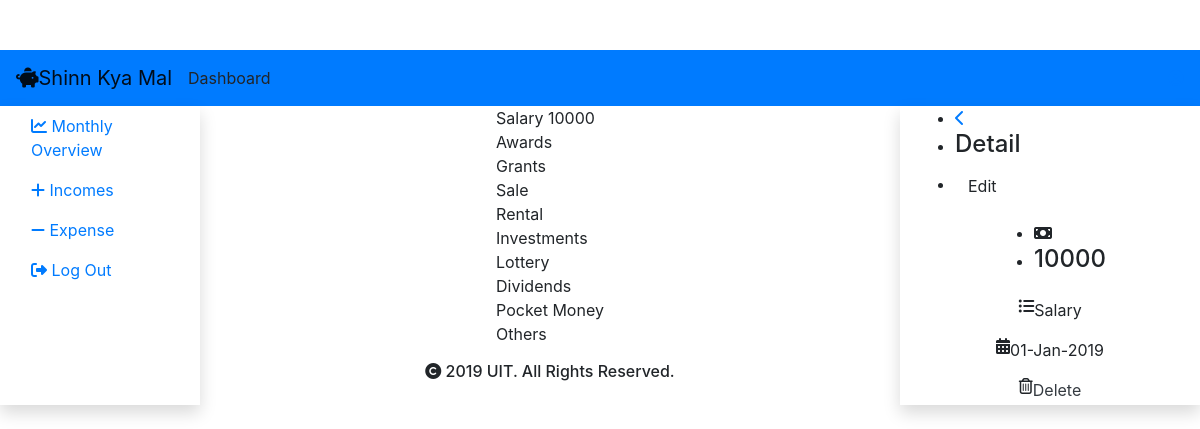
Page /main/incomeEdit.php?id=4&month=01 (signed in) on the committed database.
### tables this page shows
CREATE TABLE `incomebycat` (
  `income_cat_fk_id` int(11) NOT NULL,
  `income_user_cat_id` int(11) NOT NULL,
  `income_cat_amount` int(11) NOT NULL,
  `income_cat_date` date NOT NULL
);

CREATE TABLE `income` (
  `income_id` int(10) NOT NULL,
  `income_categories` varchar(255) NOT NULL,
  `income_user_fk_id` int(11) DEFAULT NULL,
  `income_dateTime` date NOT NULL,
  `income_amount` int(11) NOT NULL
);

### main/incomeEdit.php (the view, shortened to what this page needs)
<?php
    if(isset($_SESSION['user']))
    {
        $user_id = $_SESSION['id'];
        $id = $_GET['id'];
        include("D:/xampp/htdocs/Shinn-Kya-Mal---Final-master/main/cons/config.php");
        $sql = "SELECT * FROM income WHERE income_id='$id' ";
        $result = mysqli_query($conn, $sql);
        $row = mysqli_fetch_assoc($result);
        $date = $row['income_dateTime'];
        $dateMonth = date('m',strtotime($date));
    }
    else if(!isset($_SESSION['user']))
    {
        header("location: signinPage.php?");
        exit();
    }
?>
<!DOCTYPE html>
<html lang="en">
<head>
    <link rel="stylesheet" href="https://maxcdn.bootstrapcdn.com/bootstrap/4.3.1/css/bootstrap.min.css">
    <link rel="stylesheet" href="style.php?month=<?php echo($dateMonth) ?>" type="text/css">
</head>
<body>
        <div class="preloader" id="Loader">
            </div>
    <header id="main">
        <nav class="navbar navbar-light bg-primary">
            <a class="navbar-brand" href="#"><i class="fas fa-piggy-bank"></i>Shinn Kya Mal</a>
            <ul class="navbar-nav mr-auto my-auto">
                <li class="nav-item">
                    Dashboard
                </li>
            </ul>
            <span><a href="profilePage.php"><i class="fas fa-user-circle"></i></a></span>
        </nav>
    </header>
    <?php
        $currnetMont = date('m', time());
    ?>
    <section id="sub-Main" class="h-100">
        <div class="container-fluid">
            <div class="row">
                <div class="col-2 shadow justify-content-md-center" id="left-column">
                    <ul class="nav flex-column">
                        <li class="nav-item">
                            <a class="nav-link" href="monthlyMainPage.php?month=<?php echo($currnetMont) ?>">
                                <i class="fas fa-chart-line"></i>
                                <span>Monthly Overview</span>
                            </a>
                        </li>
                        <li class="nav-item">
                            <a class="nav-link" href="incomeMainPage.php?month=<?php echo($currnetMont) ?>">
                                <i class="fas fa-plus"></i>
                                <span>Incomes</span>
                            </a>
                        </li>
                        <li class="nav-item">
                            <a class="nav-link" href="expenseMainPage.php?month=<?php echo($currnetMont) ?>">
                                <i class="fas fa-minus"></i>
                                <span>Expense</span>
                            </a>
                        </li>
                        <li class="nav-item">
                            <a class="nav-link" href="logout_inc.php?">
                                <i class="fas fa-sign-out-alt"></i>
                                <span> Log Out</span>
                            </a>
                        </li>
                    </ul>
                </div>
                    <?php
                            $sqlSalary = "SELECT * FROM incomebycat WHERE  income_user_cat_id='$user_id' AND MONTH(income_cat_date)='$dateMonth' AND income_cat_fk_id='11' ";
                            $resultSalary = mysqli_query($conn, $sqlSalary);
                            $rowSalary = $resultSalary->fetch_assoc();
                            $amountSalary = $rowSalary['income_cat_amount'];
                        ?>
                <div class="col" id="middle-column">
                <div class="frame1">
                    <div class="row justify-content-md-center">
                        <div class="datas">
                            <div class="data users">
                                <div class="text">
                                    <span class="left">Salary</span>
                                    <?php
                                        if($amountSalary != 0)
                                        {
                                    ?>
                                        <span class="right"><?php echo($amountSalary) ?></span>
                                    <?php
                                        }
                                    ?>
                                </div>
                            </div>
                            <div class="data gb">
                                <div class="text">
                                    <span class="left">Awards</span>
                                </div>
                            </div>
                            <div class="data projects">
                                <div class="text">
                                    <span class="left">Grants</span>
                                </div>
                            </div>
                            <div class="data projects">
                                <div class="text">
                                    <span class="left">Sale</span>
                                </div>
                            </div>
                            <div class="data projects">
                                <div class="text">
                                    <span class="left">Rental</span>
                                </div>
                            </div>
                            <div class="data projects">
                                <div class="text">
                                    <span class="left">Investments</span>
                                </div>
                            </div>
                            <div class="data projects">
                                <div class="text">
                                    <span class="left">Lottery</span>
                                </div>
                            </div>
                            <div class="data projects">
                                <div class="text">
                                    <span class="left">Dividends</span>
                                </div>
                            </div>
                            <div class="data projects">
                                <div class="text">
                                    <span class="left">Pocket Money</span>
                                </div>
                            </div>
                            <div class="data projects">
                                <div class="text">
                                    <span class="left">Others</span>
                                </div>
                            </div>
                        </div>
                    </div>
                    <div class="row justify-content-md-center py-3">
                        <h6><i class="fas fa-copyright"></i> 2019 UIT. All Rights Reserved. </h6>
                    </div>
                    </div>
                </div>
                <?php
                    $resultEdit = mysqli_query($conn, "SELECT * FROM income WHERE income_id='$id' ");
                    $rowEdit = mysqli_fetch_assoc($resultEdit);
                    $dateDetail = strtotime($rowEdit['income_dateTime']);
                    $newDateFormat = date('d-M-Y', $dateDetail);
                    $returnMonth = date('m', $dateDetail);
                ?>
                <div class="col-3 shadow" id="right-column">
                    <div class="container-fluid">
                        <div class="row upperDetail">
                            <ul>
                                <li><a href="incomeMainPage.php?month=<?php echo($returnMonth) ?>"><i class="fas fa-chevron-left"></i></a></li>
                                <li>
                                    <h4>Detail</h4>
                                </li>
                                <li>
                                    <button type="button" class="btn btn-outline-*" data-toggle="modal" data-target="#editmodal">
                                        Edit
                                    </button>
                                </li>
                            </ul>
                        </div>
                    </div>
                    <div class="container-fluid amount">
                        <div class="row justify-content-md-center">
                            <ul>
                                <li>
                                    <i class="fas fa-money-bill"></i>
                                </li>
                                <li>
                                    <h4><?php echo($rowEdit['income_amount']) ?></h4>
                                </li>
                            </ul>
                        </div>
                        <div class="row justify-content-md-center">
                            <i class="fas fa-list-ul"></i>
                            <p><?php echo($rowEdit['income_categories']) ?></p>
                        </div>
                        <div class="row justify-content-md-center">
                            <i class="fas fa-calendar-alt"></i>
                            <p><?php echo($newDateFormat) ?></p>
                        </div>
                    </div>
                    <div class="row justify-content-md-center lastDelete">
                        <div class="row justify-content-md-center">
                            <i class="far fa-trash-alt"></i>
                            <a href="deleteIncomeData.php?id=<?php echo($id) ?>" class="text-dark">Delete</a>
                        </div>
                    </div>
                </div>
            </div>
        </div>
    </section>
</body>
</html>

### rows in the picture
incomebycat: income_cat_amount "10000"
income: income_amount "10000", income_categories "Salary", income_dateTime "01-Jan-2019"
